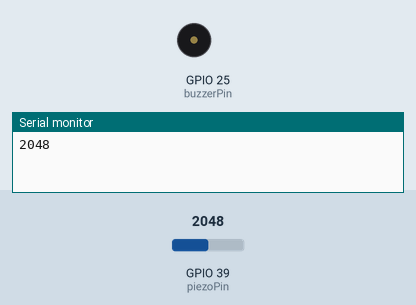
Recording of a sketch running on a simulated ESP32. Parts: buzzer (waves = sounding, pin HIGH), the last lines printed to the serial monitor. Inputs (shaded band) come from the test bench; at power-on: GPIO 39 (piezoPin) = 2048.

Above: at 0.1 s.
At 0.6 s:
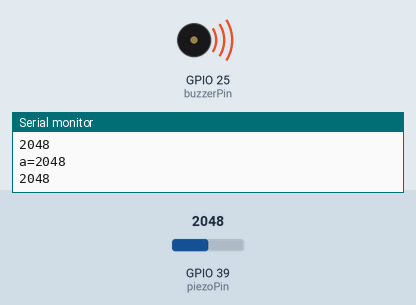
Timing chart, 0 to 2.1 s (numbered marks = the images above):
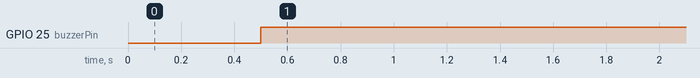

The sketch:

piezo.ino
```cpp
#define piezoPin 39
#define buzzerPin 25
int initial,finalv;

void setup() {
  // put your setup code here, to run once:
pinMode(piezoPin,INPUT);
pinMode(buzzerPin,OUTPUT);
 Serial.begin(112500);
}

void loop() {
  // put your main code here, to run repeatedly:

Serial.println(analogRead(piezoPin ));

   delay(500);
    initial=finalv;
    finalv= analogRead(piezoPin);
    if(abs(finalv-initial)>=200)
    {
     Serial.print("a=");
     Serial.println(abs(finalv-initial));
    digitalWrite(buzzerPin, HIGH);
    }

}
```

Measured:
- by itself, GPIO 25 (buzzerPin): LOW → HIGH at 0.50 s
